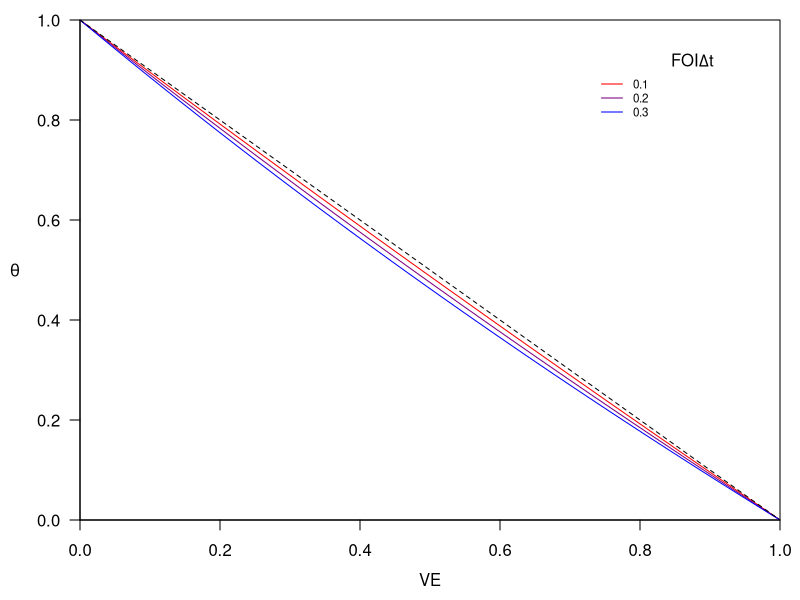

Source code (R):
# goodness of fit measure for fitting theta
theta.gof = function(theta){
  abs(VE.in - 1 + sum((1-(1-theta)^(1:100))*dpois(1:100,foidt.in)) / sum(dpois(1:100,foidt.in)))
}

# range of values of VE and foidt
VE.vec = seq(0,1,length.out=100)
foidt.vec = seq(0.1,0.3,0.1)

# calculate theta for all values of VE and foidt
theta.mat = matrix(0,length(VE.vec),length(foidt.vec))
for(vv in 1:length(VE.vec)){
  for(ff in 1:length(foidt.vec)){
    VE.in = VE.vec[vv]
    foidt.in = foidt.vec[ff]
    theta.mat[vv,ff] = optimize(theta.gof,c(0,1))$minimum
  }
}

# plot the results
pdf('../output/supplement_figure_S40_Theta_vs_FOI.pdf',width=3.25,height=3.25)

par(mar=c(4,4,1,1))

col.lines=col=rgb(seq(1,0,length.out=length(foidt.vec)),0,seq(0,1,length.out=length(foidt.vec)))
matplot(VE.vec,theta.mat,col=col.lines,type='l',lty=1,las=1,xaxs='i',yaxs='i',xlab='',ylab='',ylim=c(0,1))
abline(1,-1,lty=2)
mtext('VE',1,line=2.5)
mtext(expression(theta),2,line=3,las=1)
legend(.73,.9,legend=foidt.vec,col=col.lines,lty=1,bty='n',cex=.7)
text(.875,.92,expression('FOI' * Delta * 't'))

dev.off()